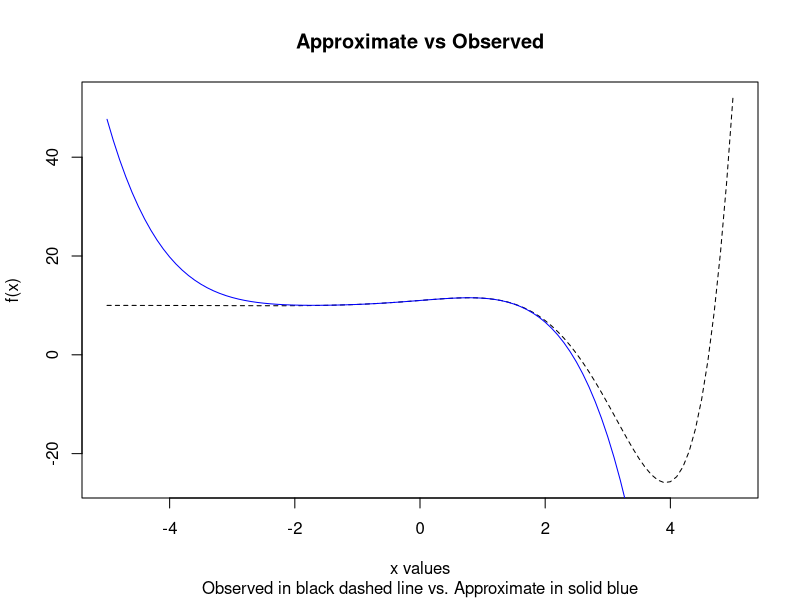

Source code (R):
# Lab 9
# Maclaurin Series

# function to calculate the maclaurin with provided values
functionMac <- function(f0, derivatives, numX, numN){
  i <- 1
  # start with f0
  fx <- f0
  # loop for summation
  while (i <= numN){
    # add calculation to fx total
    fx <- fx + ( (derivatives[i]/factorial(i)) * (numX ^ i) )
    i <- i + 1
  }
  
  # return calculated result
  return(fx)
}

# function to calculate the maclaurin of f(x) = 10 + e^x cos(x)
maclaurin <- function(){
  # ask for input
  numX <- readline(prompt = "Please enter the value of x: ")
  numX <- as.integer(numX)
  
  # f(0)
  f0 <- 11
  # first derivative = -e^x(sinx - cosx)
  fd1 <- 1
  # second derivative = -2e^x(sinx)
  fd2 <- 0
  # third derivative = -2e^x(sinx+cosx)
  fd3 <- -2
  # fourth derivative = -4e^x(cosx)
  fd4 <- -4
  # fifth derivative = fe^x(sinx = cosx)
  fd5 <- -4
  
  # call function to calculate, print result
  fx <- functionMac(f0, c(fd1,fd2,fd3,fd4,fd5), numX, 5)
  print(paste("Maclaurin series calculation when x =", numX, " and n = 5 is", fx), quote = FALSE)
  
  # create a data frame for maclaurin series from -5 <= x <= +5
  calcVals <- data.frame("x" = c(seq(from = -5, to = 5, by = 0.1)))
  
  # create a table for values to be printed
  valMatrix <- matrix(nrow = 15, ncol = 3)
  # create a vector for convergence values
  convergenceVec <- vector(length = nrow(calcVals))
  # loop through x values and caluclate
  i <- 1
  j <- 1
  k <- 1
  while (i <= nrow(calcVals)){
    # calculate the maclaurin observed values
    calcVals$fitted[i] <- functionMac(f0, c(fd1,fd2,fd3,fd4,fd5), calcVals$x[i], 5)
    # calculate the actual values
    calcVals$observed[i] <- (10 + ( exp(calcVals$x[i]) * cos(calcVals$x[i]) ) )
    # calculate the absolute error
    calcVals$absolute.error[i] <- abs(calcVals$observed[i] - calcVals$fitted[i])
    # calculate the relative error
    calcVals$relative.error[i] <- abs((calcVals$absolute.error[i] / calcVals$observed[i]) * 100)
    
    # check if this value will be printed and store
    if (calcVals$x[i] == 0 || (calcVals$x[i] >= -3.5 && calcVals$x[i] <= 3.5 && (calcVals$x[i] %% 0.5 == 0))){
      valMatrix[j,1] <- calcVals$x[i]
      valMatrix[j,2] <- calcVals$absolute.error[i]
      valMatrix[j,3] <- calcVals$relative.error[i]
      j <- j + 1
    }
    
    # check convergence
    if (calcVals$observed[i] == calcVals$fitted[i]){
      # store if converged
      convergenceVec[k] <- paste("(", calcVals$x[i], ",", calcVals$observed[i], ")")
      k <- k + 1
    }
    
    i <- i + 1
  }
  
  # plot the graph
  plot(calcVals$x, calcVals$observed , type="l", lty=2, col="black", main="Approximate vs Observed", sub="Observed in black dashed line vs. Approximate in solid blue",
       xlab="x values", ylab="f(x)")
  lines(calcVals$x, calcVals$fitted, col="blue")
  
  # print table of values
  colnames(valMatrix) <- c("x", "  Absolute Error", "  Relative Error")
  prmatrix(valMatrix, rowlab=rep("",15))
  #print(calcVals)
  
  # print convergence values
  convergenceVec <- convergenceVec[1:k-1]
  print("The two graphs converge at the following value(s)", quote = FALSE)
  print(convergenceVec, quote = FALSE)
}

# call function for calculation
maclaurin()

